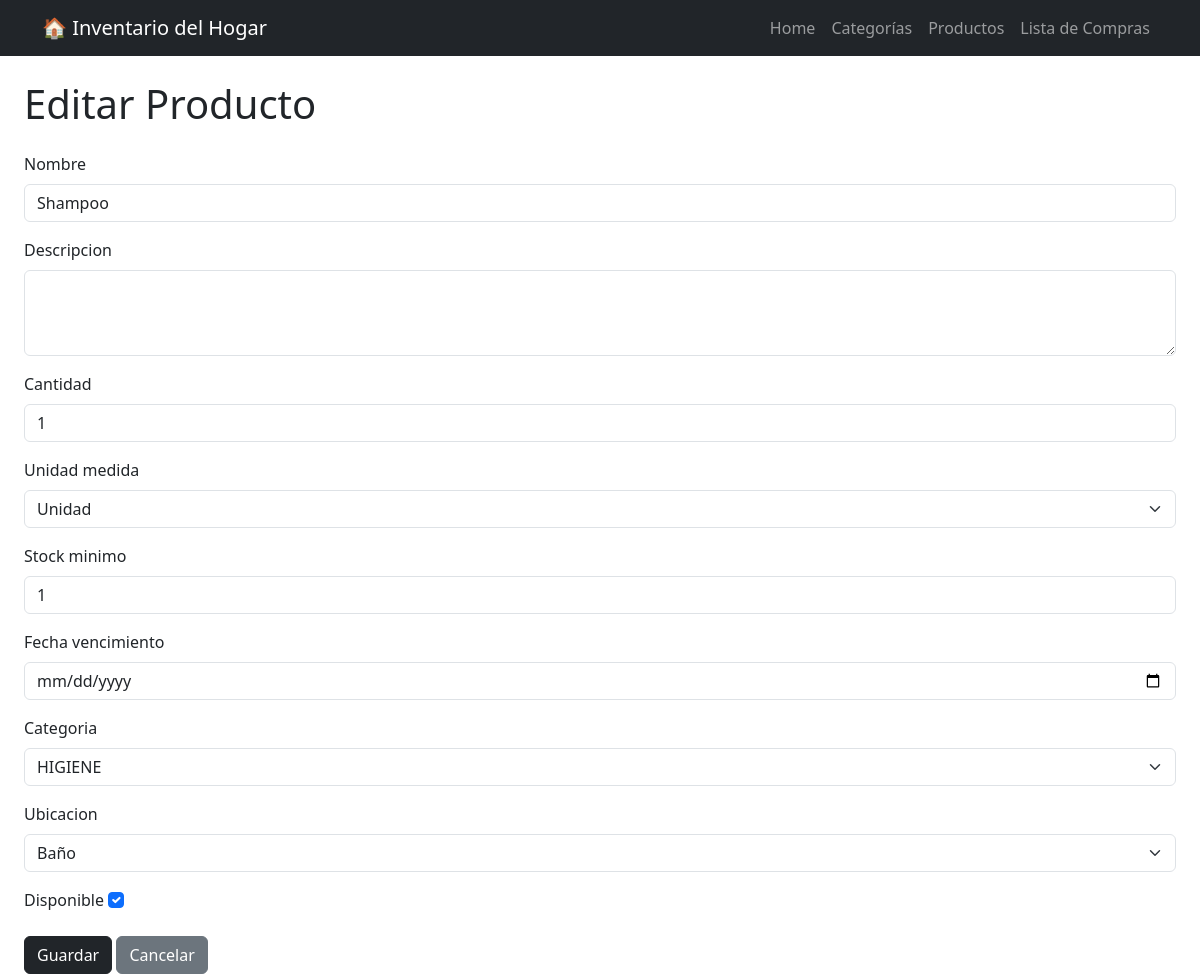
/productos/editar/2/, run on an earlier commit of the app's database.
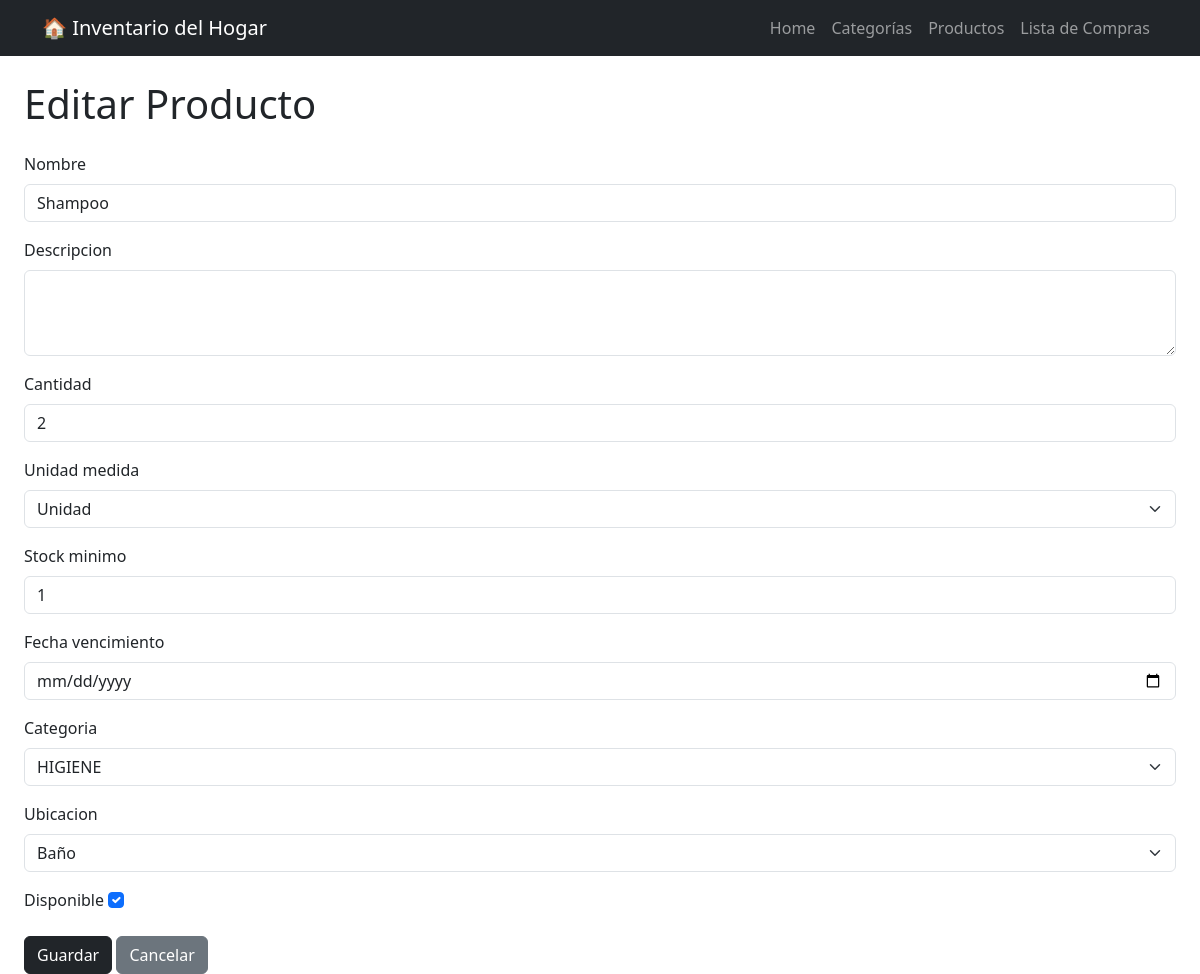
And on a later commit of the database.
### productos/models.py (models this page shows, shortened)
class Producto(models.Model):
    class UnidadMedida(models.TextChoices):
        KG = 'KG', 'Kilogramo'
        GR = 'GR', 'Gramo'
        LT = 'LT', 'Litro'
        ML = 'ML', 'Mililitro'
        UNIDAD = 'UNIDAD', 'Unidad'
    class Ubicacion(models.TextChoices):
        ALACENA = 'ALACENA', 'Alacena'
        HELADERA = 'HELADERA', 'Heladera'
        FREEZER = 'FREEZER', 'Freezer'
        DESPENSA = 'DESPENSA', 'Despensa'
        BAÑO="BAÑO" ,"Baño"
    nombre = models.CharField(max_length=100)
    descripcion = models.TextField(null=True, blank=True)
    cantidad = models.IntegerField()
    unidad_medida = models.CharField(max_length=10, choices=UnidadMedida.choices)
    stock_minimo = models.IntegerField()
    fecha_vencimiento = models.DateField(null=True, blank=True)
    categoria = models.ForeignKey(Categoria, on_delete=models.CASCADE)
    ubicacion = models.CharField(max_length=10, choices=Ubicacion.choices)
    disponible = models.BooleanField(default=True)

### productos/views.py (the view)
# urls.py: path('editar/<int:pk>/', views.editar_producto, name='editar'),
def editar_producto(request, pk):
    producto = get_object_or_404(Producto, pk=pk)
    if request.method == 'POST':
        form = ProductoForm(request.POST, instance=producto)
        if form.is_valid():
            form.save()
            return redirect('productos:lista')
    else:
        form = ProductoForm(instance=producto)
    return render(request, 'productos/editar_producto.html', {'form': form})

### productos/forms.py
class ProductoForm(forms.ModelForm):
    class Meta:
        model = Producto
        fields = ['nombre', 'descripcion', 'cantidad', 'unidad_medida', 'stock_minimo', 'fecha_vencimiento', 'categoria', 'ubicacion', 'disponible']
        widgets = {
            'nombre': forms.TextInput(attrs={'class': 'form-control'}),
            'descripcion': forms.Textarea(attrs={'class': 'form-control', 'rows': 3}),
            'cantidad': forms.NumberInput(attrs={'class': 'form-control'}),
            'unidad_medida': forms.Select(attrs={'class': 'form-select'}),
            'stock_minimo': forms.NumberInput(attrs={'class': 'form-control'}),
            'fecha_vencimiento': forms.DateInput(attrs={'class': 'form-control', 'type': 'date'}),
            'categoria': forms.Select(attrs={'class': 'form-select'}),
            'ubicacion': forms.Select(attrs={'class': 'form-select'}),
            'disponible': forms.CheckboxInput(attrs={'class': 'form-check-input'}),
        }

### categorias/models.py (called while the page is built)
    def __str__(self):
        return f"{self.nombre.upper()}"

### productos/templates/productos/editar_producto.html (shortened to what this page needs)
{% extends 'core/base.html' %}
{% block content %}
    <h1 class="mb-4">Editar Producto</h1>
    <form method="POST">
        {% for field in form %}
            <div class="mb-3">
                <label class="form-label">{{ field.label }}</label>
                {{ field }}
            </div>
        {% endfor %}
        <button type="submit" class="btn btn-dark">Guardar</button>
        <a href="{% url 'productos:lista' %}" class="btn btn-secondary">Cancelar</a>
    </form>
{% endblock %}

What changed in the data, as far as the page shows it:
changed Producto "Shampoo": cantidad "1" → "2"
